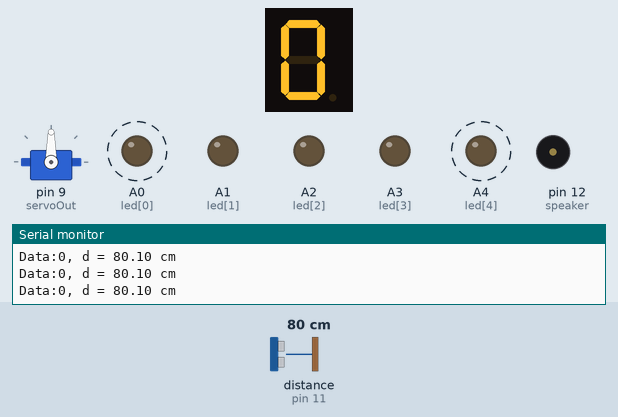
The sketch below on a simulated Arduino Uno, built with avr-gcc and run on an emulated ATmega328P. Parts: 1-digit seven-segment display, servo, output pins drawn as LEDs (lit = HIGH), buzzer (waves = sounding), the last lines printed to the serial monitor. Wiring (inferred from the names in the program): ultrasonic range finder: trigger pin 10; echo pin 11; 1-digit 7-segment display, segments lit when HIGH: segments pin 2, pin 3, pin 4, pin 5, pin 6, pin 7, pin 8. Dashed ring = blinking. The inputs (shaded band) are chosen by the test bench; at power-on: distance to the obstacle (sensor on pin 11) 80 cm. The echo pulse lasts 58.3 µs per cm; the segment pins are drawn as the display they are named for; pins used as bus, display or sensor lines are not drawn.

Above: at 1.2 s.
1.3 s: distance to the obstacle (sensor on pin 11) set to 2 cm
At 2.03 s:
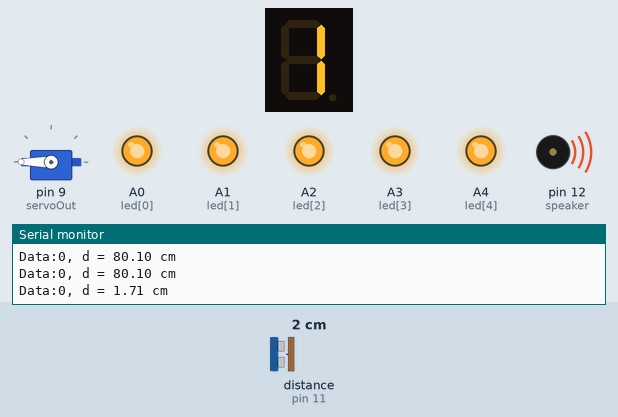
4.3 s: distance to the obstacle (sensor on pin 11) set to 35 cm
At 4.46 s:
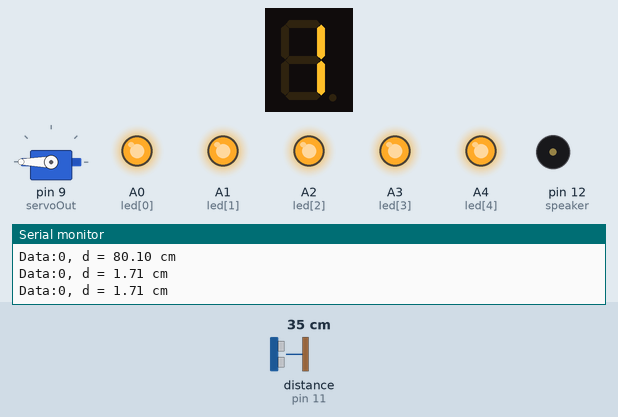
7.3 s: distance to the obstacle (sensor on pin 11) set to 4 cm
At 8.03 s:
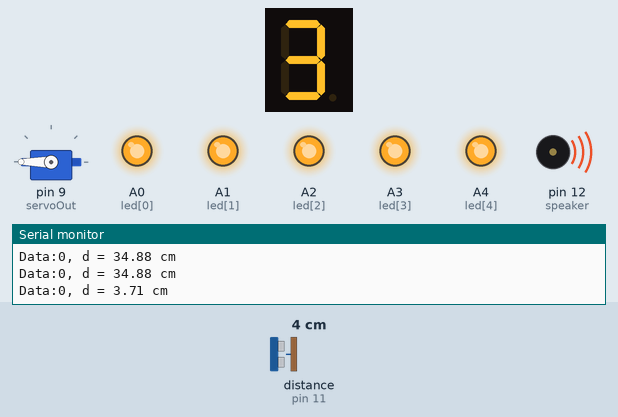
10.3 s: distance to the obstacle (sensor on pin 11) set to 60 cm
At 11.54 s:
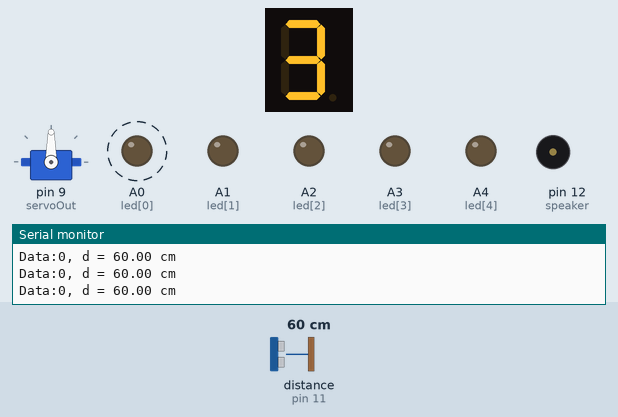
13.3 s: distance to the obstacle (sensor on pin 11) set to 9 cm
At 15.41 s:
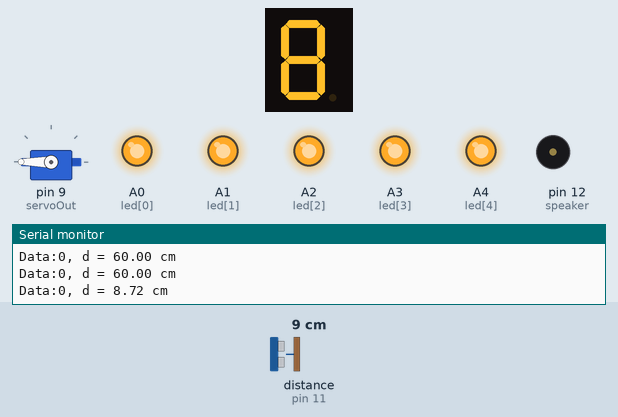
16.3 s: distance to the obstacle (sensor on pin 11) set to 18 cm
At 18.1 s:
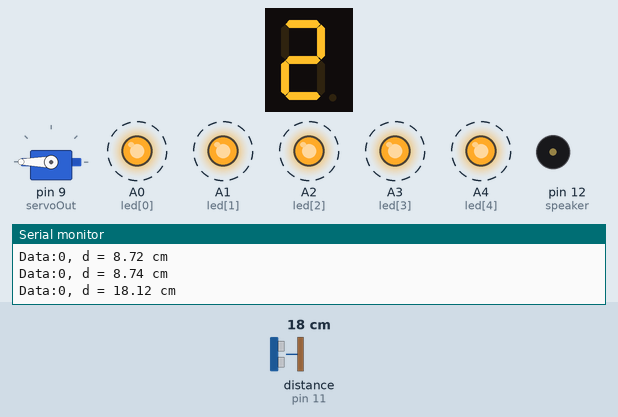
19.3 s: distance to the obstacle (sensor on pin 11) set to 22 cm
Timing chart, 0 to 23.3 s (numbered marks = the images above; inputs shaded):
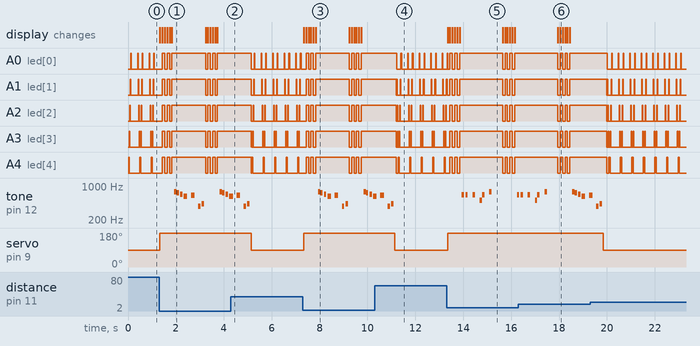

The sketch:

smart_trashcan.ino
```cpp
#include<Servo.h>

Servo servo;
const int seq[] = {2,3,4,5,6,7,8}; //7 segment display, 7段顯示器
const int servoOut = 9;  //servo motor output
const int trig = 10, echo = 11; //Ultrasonic sensor pin
const int speaker = 12;  //speaker
const int led[]= {A0, A1, A2, A3, A4}; // Led display
int i, br, c;
const int Clear=10;
const byte num[11]={0x3F, 0x06, 0x5B, 0x4F, 0x66, 0x6D, 0xFD, 0x07, 0x7F, 0x6F, 0x00};
const int inter_time = 1; //Ultrasound detected distance
int mytime = 0;  //ultrasound detected period

//============Mario tone=================================
//High score:(8 ~ 9)
int f[6]={660, 660, 660, 510, 660, 770};
int d[6]={100, 100, 100, 100, 100 ,100};
int y[6]={150, 300, 300, 100, 300, 550};
//-------------------------------------------------------
//medium score:(5 ~ 7)
int f2[9]={500, 500, 500, 500, 580, 660, 500, 430, 380};
int d2[9]={60,  80,  60,  80,  80,  80,  80,  80,  80};
int y2[9]={150, 300, 350, 150, 350, 150, 300, 150, 600};
//-------------------------------------------------------
//Low score: (0 ~ 4)
int f3[7]={760, 720, 680, 620, 650, 380, 430};
int d3[7]={100, 100, 100, 150, 150, 100, 100};
int y3[7]={100, 150, 150, 300, 300, 150, 150};

/**
 * High score = 8 ~ 9
 * Medium score = 5 ~ 7
 * Low score = 0 ~ 4
 *
 * The high score point is in front of the sensor 10 cm where move close or keep away will decreasing score.
 *
 **/


void setup() {
  Serial.begin(9600);

  showNum(0); //7 segment display

  // number display
  for(int i=0;i<7;i++) {
    pinMode(seq[i], OUTPUT);
  }

  //LED
  for(int i=0;i<5;i++){
    pinMode(led[i], OUTPUT);
    digitalWrite(led[i], LOW);
  }

  //UltraSound sensor
  pinMode (trig, OUTPUT);
  pinMode (echo, INPUT);
  servo.attach(servoOut);
}

void loop() {
  float d;
  c = c < 20 ? c+1: 0;
  d = Detect(c);

  if( d <= 20){
    // Rising flag
    servo.write(180);

    // Update score
    flashNum(int(d));

    //Falling flag
    servo.write(90);
  }
}

//Play mario tone
void playMario(int freq[], int dura[], int dly[], int size){
  for(int i=0; i < size; i++){
    tone(speaker, freq[i], dura[i]);
    delay(dly[i]);
  }
}

//Update score
void flashNum(int n)
{
  n = 10 - (abs(n - 10));
  n = n == 10 ? 9:n;
  for(int i=0;i<3;i++){
    showNum(Clear);
    for(int i=0;i<5;i++){ digitalWrite(led[i], LOW);}
    delay(100);
    showNum(n);
    for(int i=0;i<5;i++){ digitalWrite(led[i], HIGH);}
    delay(100);
  }
  if(n> 7){
    playMario(f, d, y, 6);
  } else if (n > 4){
    playMario(f2, d2, y2, 9);
  } else {
    playMario(f3, d3, y3, 7);
  }
}

//7 segment display scan
void showNum(int n)
{
  for(int i=0;i<7;i++){
    br = bitRead(num[n],i);
    digitalWrite(seq[i], br);
  }
}

//Ultrasonic sensor detect distance
float Detect(int c)
{
  if(c >= 0 && c < 5) {
      for(int i=0;i<5;i++) { digitalWrite(led[i], LOW);}
      digitalWrite(led[c], HIGH);
  }
  if(c >= 5 && c<=10) {
      for(int i=0;i<5;i++) { digitalWrite(led[i], LOW);}
      digitalWrite(led[9 - c], HIGH);
  }
  float duration, distance;
  digitalWrite(trig, HIGH);
  delayMicroseconds(100);
  digitalWrite(trig, LOW);
  duration = pulseIn (echo, HIGH);
  distance = (duration/2)/29;
  Serial.print("Data:");
  Serial.print (mytime/1000);
  Serial.print(", d = ");
  Serial.print(distance);
  Serial.println(" cm");
  mytime = mytime + inter_time;
  delay(inter_time);
  return distance;
}
```

Measured:
- after the input at 1.3 s, tone on pin 12 (speaker): plays 760 Hz for 0.10 s, 720 Hz for 0.10 s, 680 Hz for 0.10 s, 620 Hz for 0.15 s, 650 Hz for 0.15 s, 380 Hz for 0.10 s … (11 notes in this stretch), starting after 0.63 s; servo on pin 9 (servoOut): 90° → 180° at once; the display: first changes at once (image 1 shows a later state)
- after the input at 4.3 s, tone on pin 12 (speaker): goes on until 5.1 s, then stays silent; servo on pin 9 (servoOut): 180° → 90° after 0.84 s
- after the input at 7.3 s, tone on pin 12 (speaker): plays 760 Hz for 0.10 s, 720 Hz for 0.10 s, 680 Hz for 0.10 s, 620 Hz for 0.15 s, 650 Hz for 0.15 s, 380 Hz for 0.10 s … (11 notes in this stretch), starting after 0.64 s; servo on pin 9 (servoOut): 90° → 180° at once; the display: first changes at once (image 3 shows a later state)
- after the input at 10.3 s, tone on pin 12 (speaker): goes on until 11.1 s, then stays silent; servo on pin 9 (servoOut): 180° → 90° after 0.84 s
- after the input at 13.3 s, tone on pin 12 (speaker): plays 660 Hz for 0.10 s, 660 Hz for 0.10 s, 660 Hz for 0.10 s, 510 Hz for 0.10 s, 660 Hz for 0.10 s, 770 Hz for 0.10 s … (7 notes in this stretch), starting after 0.64 s; servo on pin 9 (servoOut): 90° → 180° at once; the display: first changes at once (image 5 shows a later state)
- after the input at 19.3 s, tone on pin 12 (speaker): goes on until 19.8 s, then stays silent; servo on pin 9 (servoOut): 180° → 90° after 0.55 s
- by itself, A0 (led[0]): alternates HIGH for 0.02 s and LOW for 0.18 s
- by itself, A1 (led[1]): repeats every 0.48 s: HIGH 0.02 s, LOW 0.14 s, HIGH 0.02 s, LOW 0.30 s
